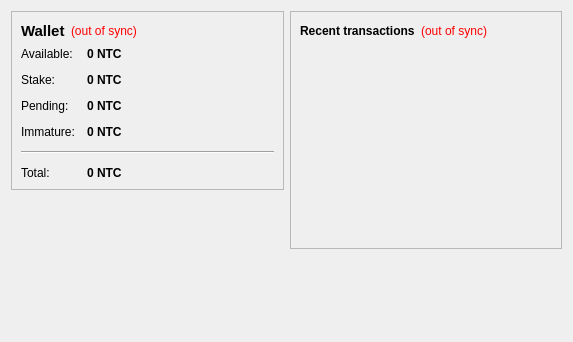
<?xml version="1.0" encoding="UTF-8"?>
<ui version="4.0">
 <class>OverviewPage</class>
 <widget class="QWidget" name="OverviewPage">
  <property name="geometry">
   <rect>
    <x>0</x>
    <y>0</y>
    <width>573</width>
    <height>342</height>
   </rect>
  </property>
  <property name="windowTitle">
   <string>Form</string>
  </property>
  <layout class="QHBoxLayout" name="horizontalLayout" stretch="1,1">
   <item>
    <layout class="QVBoxLayout" name="verticalLayout_2">
     <item>
      <widget class="QFrame" name="frame">
       <property name="frameShape">
        <enum>QFrame::StyledPanel</enum>
       </property>
       <property name="frameShadow">
        <enum>QFrame::Raised</enum>
       </property>
       <layout class="QVBoxLayout" name="verticalLayout_4">
        <item>
         <layout class="QHBoxLayout" name="horizontalLayout_4">
          <item>
           <widget class="QLabel" name="label_5">
            <property name="font">
             <font>
              <pointsize>11</pointsize>
              <weight>75</weight>
              <bold>true</bold>
             </font>
            </property>
            <property name="text">
             <string>Wallet</string>
            </property>
           </widget>
          </item>
          <item>
           <widget class="QLabel" name="labelWalletStatus">
            <property name="toolTip">
             <string>The displayed information may be out of date. Your wallet automatically synchronizes with the NTC network after a connection is established, but this process has not completed yet.</string>
            </property>
            <property name="styleSheet">
             <string notr="true">QLabel { color: red; }</string>
            </property>
            <property name="text">
             <string notr="true">(out of sync)</string>
            </property>
            <property name="alignment">
             <set>Qt::AlignLeading|Qt::AlignLeft|Qt::AlignVCenter</set>
            </property>
           </widget>
          </item>
          <item>
           <spacer name="horizontalSpacer_2">
            <property name="orientation">
             <enum>Qt::Horizontal</enum>
            </property>
            <property name="sizeHint" stdset="0">
             <size>
              <width>40</width>
              <height>20</height>
             </size>
            </property>
           </spacer>
          </item>
         </layout>
        </item>
        <item>
         <layout class="QFormLayout" name="formLayout_2">
          <property name="fieldGrowthPolicy">
           <enum>QFormLayout::AllNonFixedFieldsGrow</enum>
          </property>
          <property name="horizontalSpacing">
           <number>12</number>
          </property>
          <property name="verticalSpacing">
           <number>12</number>
          </property>
          <item row="0" column="0">
           <widget class="QLabel" name="label">
            <property name="text">
             <string>Available:</string>
            </property>
           </widget>
          </item>
          <item row="0" column="1">
           <widget class="QLabel" name="labelBalance">
            <property name="font">
             <font>
              <weight>75</weight>
              <bold>true</bold>
             </font>
            </property>
            <property name="cursor">
             <cursorShape>IBeamCursor</cursorShape>
            </property>
            <property name="toolTip">
             <string>Your current spendable balance</string>
            </property>
            <property name="text">
             <string notr="true">0 NTC</string>
            </property>
            <property name="textInteractionFlags">
             <set>Qt::LinksAccessibleByMouse|Qt::TextSelectableByKeyboard|Qt::TextSelectableByMouse</set>
            </property>
           </widget>
          </item>
          <item row="1" column="0">
           <widget class="QLabel" name="label_6">
            <property name="text">
             <string>Stake:</string>
            </property>
           </widget>
          </item>
          <item row="1" column="1">
           <widget class="QLabel" name="labelStake">
            <property name="font">
             <font>
              <weight>75</weight>
              <bold>true</bold>
             </font>
            </property>
            <property name="cursor">
             <cursorShape>IBeamCursor</cursorShape>
            </property>
            <property name="toolTip">
             <string>Total of coins that was staked, and do not yet count toward the current balance</string>
            </property>
            <property name="text">
             <string notr="true">0 NTC</string>
            </property>
            <property name="textInteractionFlags">
             <set>Qt::LinksAccessibleByMouse|Qt::TextSelectableByKeyboard|Qt::TextSelectableByMouse</set>
            </property>
           </widget>
          </item>
          <item row="2" column="0">
           <widget class="QLabel" name="label_3">
            <property name="text">
             <string>Pending:</string>
            </property>
           </widget>
          </item>
          <item row="2" column="1">
           <widget class="QLabel" name="labelUnconfirmed">
            <property name="font">
             <font>
              <weight>75</weight>
              <bold>true</bold>
             </font>
            </property>
            <property name="cursor">
             <cursorShape>IBeamCursor</cursorShape>
            </property>
            <property name="toolTip">
             <string>Total of transactions that have yet to be confirmed, and do not yet count toward the current balance</string>
            </property>
            <property name="text">
             <string notr="true">0 NTC</string>
            </property>
            <property name="textInteractionFlags">
             <set>Qt::LinksAccessibleByMouse|Qt::TextSelectableByKeyboard|Qt::TextSelectableByMouse</set>
            </property>
           </widget>
          </item>
          <item row="3" column="0">
           <widget class="QLabel" name="labelImmatureText">
            <property name="text">
             <string>Immature:</string>
            </property>
           </widget>
          </item>
          <item row="3" column="1">
           <widget class="QLabel" name="labelImmature">
            <property name="font">
             <font>
              <weight>75</weight>
              <bold>true</bold>
             </font>
            </property>
            <property name="toolTip">
             <string>Mined balance that has not yet matured</string>
            </property>
            <property name="text">
             <string notr="true">0 NTC</string>
            </property>
            <property name="textInteractionFlags">
             <set>Qt::LinksAccessibleByMouse|Qt::TextSelectableByKeyboard|Qt::TextSelectableByMouse</set>
            </property>
           </widget>
          </item>
          <item row="4" column="0" colspan="2">
           <widget class="Line" name="line">
            <property name="orientation">
             <enum>Qt::Horizontal</enum>
            </property>
           </widget>
          </item>
          <item row="5" column="0">
           <widget class="QLabel" name="labelTotalText">
            <property name="text">
             <string>Total:</string>
            </property>
           </widget>
          </item>
          <item row="5" column="1">
           <widget class="QLabel" name="labelTotal">
            <property name="font">
             <font>
              <weight>75</weight>
              <bold>true</bold>
             </font>
            </property>
            <property name="cursor">
             <cursorShape>IBeamCursor</cursorShape>
            </property>
            <property name="toolTip">
             <string>Your current total balance</string>
            </property>
            <property name="text">
             <string notr="true">0 NTC</string>
            </property>
            <property name="textInteractionFlags">
             <set>Qt::LinksAccessibleByMouse|Qt::TextSelectableByKeyboard|Qt::TextSelectableByMouse</set>
            </property>
           </widget>
          </item>
         </layout>
        </item>
       </layout>
      </widget>
     </item>
     <item>
      <spacer name="verticalSpacer">
       <property name="orientation">
        <enum>Qt::Vertical</enum>
       </property>
       <property name="sizeHint" stdset="0">
        <size>
         <width>20</width>
         <height>40</height>
        </size>
       </property>
      </spacer>
     </item>
    </layout>
   </item>
   <item>
    <layout class="QVBoxLayout" name="verticalLayout_3">
     <item>
      <widget class="QFrame" name="frame_2">
       <property name="frameShape">
        <enum>QFrame::StyledPanel</enum>
       </property>
       <property name="frameShadow">
        <enum>QFrame::Raised</enum>
       </property>
       <layout class="QVBoxLayout" name="verticalLayout">
        <item>
         <layout class="QHBoxLayout" name="horizontalLayout_2">
          <item>
           <widget class="QLabel" name="label_4">
            <property name="text">
             <string>&lt;b&gt;Recent transactions&lt;/b&gt;</string>
            </property>
           </widget>
          </item>
          <item>
           <widget class="QLabel" name="labelTransactionsStatus">
            <property name="toolTip">
             <string>The displayed information may be out of date. Your wallet automatically synchronizes with the NTC network after a connection is established, but this process has not completed yet.</string>
            </property>
            <property name="styleSheet">
             <string notr="true">QLabel { color: red; }</string>
            </property>
            <property name="text">
             <string notr="true">(out of sync)</string>
            </property>
            <property name="alignment">
             <set>Qt::AlignRight|Qt::AlignTrailing|Qt::AlignVCenter</set>
            </property>
           </widget>
          </item>
          <item>
           <spacer name="horizontalSpacer">
            <property name="orientation">
             <enum>Qt::Horizontal</enum>
            </property>
            <property name="sizeHint" stdset="0">
             <size>
              <width>40</width>
              <height>20</height>
             </size>
            </property>
           </spacer>
          </item>
         </layout>
        </item>
        <item>
         <widget class="QListView" name="listTransactions">
          <property name="styleSheet">
           <string notr="true">QListView { background: transparent; }</string>
          </property>
          <property name="frameShape">
           <enum>QFrame::NoFrame</enum>
          </property>
          <property name="verticalScrollBarPolicy">
           <enum>Qt::ScrollBarAlwaysOff</enum>
          </property>
          <property name="horizontalScrollBarPolicy">
           <enum>Qt::ScrollBarAlwaysOff</enum>
          </property>
          <property name="selectionMode">
           <enum>QAbstractItemView::NoSelection</enum>
          </property>
         </widget>
        </item>
       </layout>
      </widget>
     </item>
     <item>
      <spacer name="verticalSpacer_2">
       <property name="orientation">
        <enum>Qt::Vertical</enum>
       </property>
       <property name="sizeHint" stdset="0">
        <size>
         <width>20</width>
         <height>40</height>
        </size>
       </property>
      </spacer>
     </item>
    </layout>
   </item>
  </layout>
 </widget>
 <resources/>
 <connections/>
</ui>
